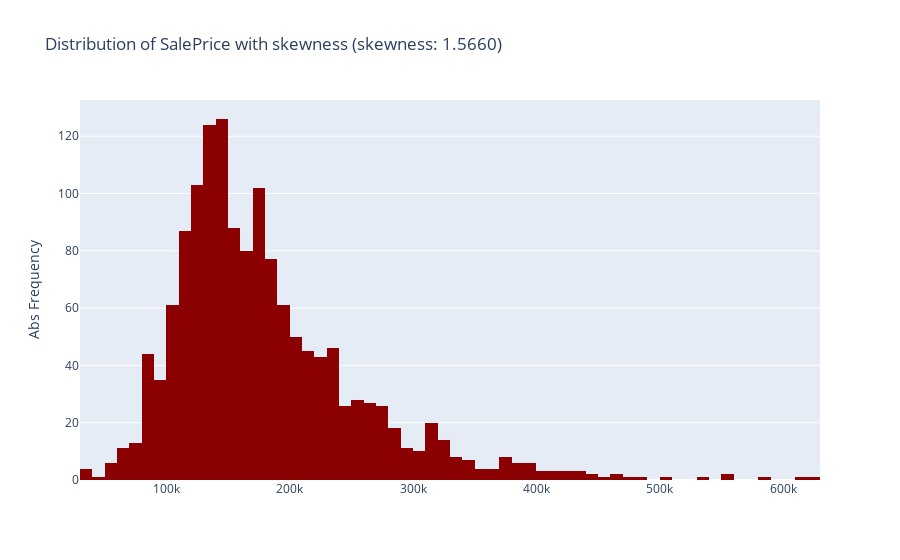
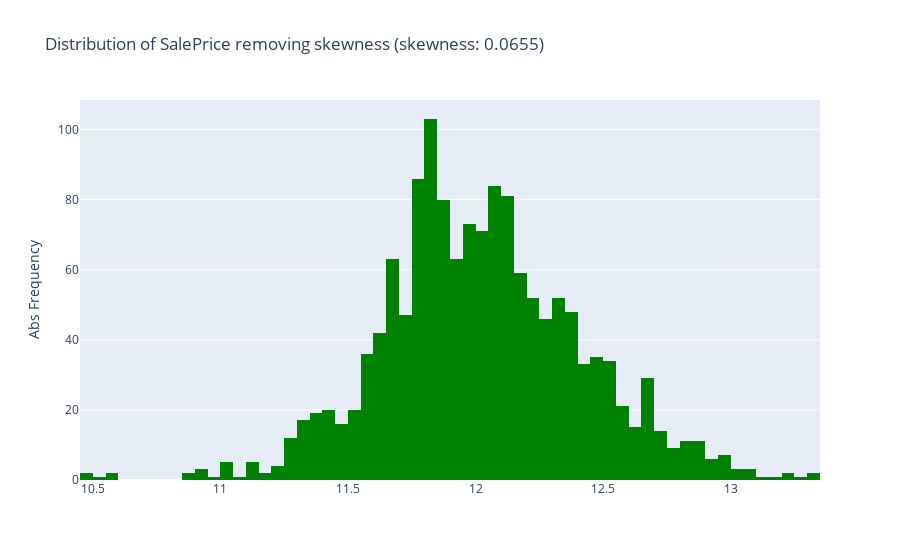

Source (notebook cell) for these figures, in order:
### Markdown cell above
### Skewness of SalePrice

Since algorithms can be sensitive to skewed distributions and may underperform if the data range isn't properly normalized, I show the **skewness of SalePrice** and its normalization using the natural logarithm transformation, specifically log(1 + x) (base e).

### Code cell
def plot_histogram(x, title, yaxis, color):
    trace = go.Histogram(x = x,
                        marker = dict(color = color))
    layout = go.Layout(hovermode= 'closest', title = title, yaxis = dict(title = yaxis))
    fig = go.Figure(data = [trace], layout = layout)
    return iplot(fig)

sale_price_array = study_data.SalePrice
title = 'Distribution of SalePrice with skewness (skewness: {:0.4f})'.format(sale_price_array.skew())
plot_histogram(sale_price_array, title, 'Abs Frequency', 'darkred')

sale_price_array = np.log1p(sale_price_array)

# Update the sales prices with the normalized value
study_data['SalePrice'] = sale_price_array

title = 'Distribution of SalePrice removing skewness (skewness: {:0.4f})'.format(sale_price_array.skew())
plot_histogram(sale_price_array, title, 'Abs Frequency', 'green')

### Figure 1 — Plotly figure (JSON) as saved in the notebook; plotly's stock layout.template omitted (floating-point values rounded to 4 significant figures; data arrays with more than 128 entries replaced by an {"elided": "..."} marker saying what was removed)
{"data": [{"marker": {"color": "darkred"}, "type": "histogram", "x": {"elided": "1456 int values"}}], "layout": {"hovermode": "closest", "title": {"text": "Distribution of SalePrice with skewness (skewness: 1.5660)"}, "yaxis": {"title": {"text": "Abs Frequency"}}}}

### Figure 2 — Plotly figure (JSON) as saved in the notebook; plotly's stock layout.template omitted (floating-point values rounded to 4 significant figures; data arrays with more than 128 entries replaced by an {"elided": "..."} marker saying what was removed)
{"data": [{"marker": {"color": "green"}, "type": "histogram", "x": {"elided": "1456 float values"}}], "layout": {"hovermode": "closest", "title": {"text": "Distribution of SalePrice removing skewness (skewness: 0.0655)"}, "yaxis": {"title": {"text": "Abs Frequency"}}}}
